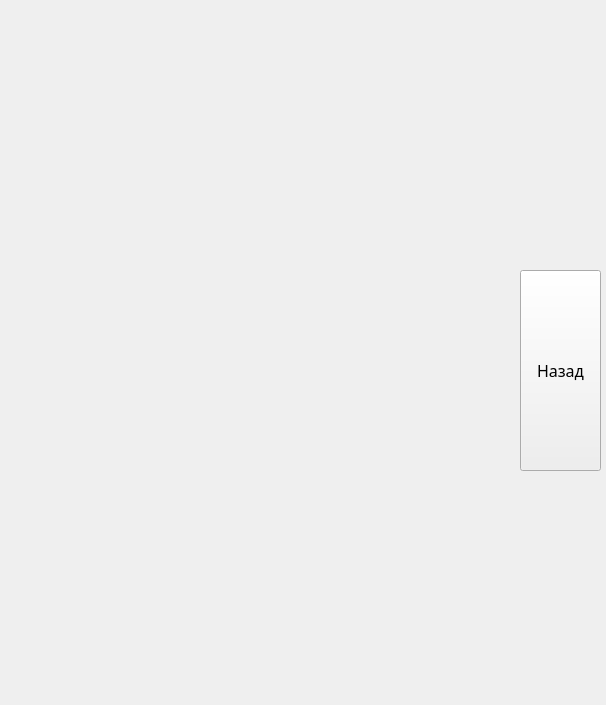
<?xml version="1.0" encoding="UTF-8"?>
<ui version="4.0">
 <class>Form</class>
 <widget class="QWidget" name="Form">
  <property name="geometry">
   <rect>
    <x>0</x>
    <y>0</y>
    <width>606</width>
    <height>705</height>
   </rect>
  </property>
  <property name="windowTitle">
   <string>Form</string>
  </property>
  <widget class="QLabel" name="label">
   <property name="geometry">
    <rect>
     <x>-660</x>
     <y>-380</y>
     <width>1631</width>
     <height>1111</height>
    </rect>
   </property>
   <property name="text">
    <string/>
   </property>
   <property name="pixmap">
    <pixmap>фон.png</pixmap>
   </property>
  </widget>
  <widget class="QPushButton" name="nazad">
   <property name="geometry">
    <rect>
     <x>520</x>
     <y>270</y>
     <width>81</width>
     <height>201</height>
    </rect>
   </property>
   <property name="font">
    <font>
     <family>Segoe Print</family>
     <pointsize>12</pointsize>
    </font>
   </property>
   <property name="text">
    <string>Назад</string>
   </property>
  </widget>
  <widget class="QLabel" name="label_2">
   <property name="geometry">
    <rect>
     <x>0</x>
     <y>0</y>
     <width>501</width>
     <height>711</height>
    </rect>
   </property>
   <property name="text">
    <string/>
   </property>
   <property name="pixmap">
    <pixmap>5.png</pixmap>
   </property>
  </widget>
 </widget>
 <resources/>
 <connections/>
</ui>
